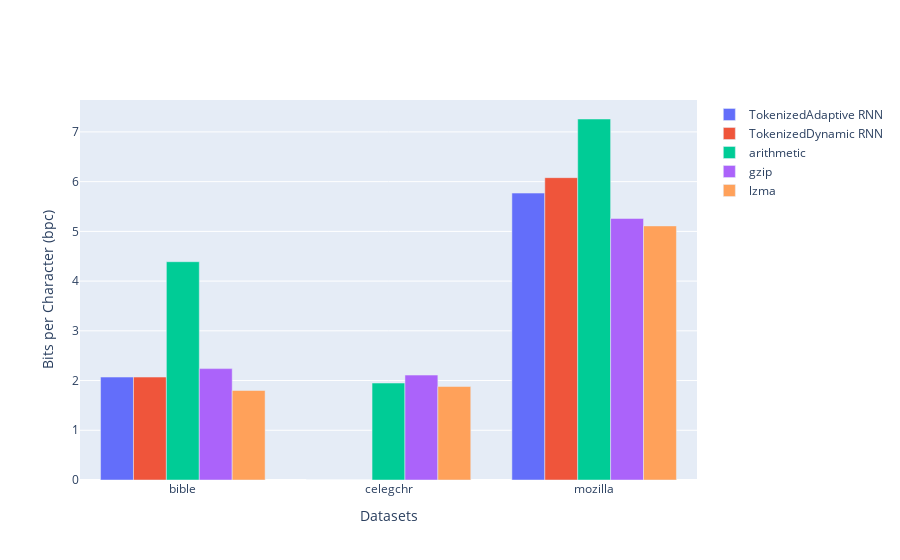

Notebook code for this chart:
### Markdown cell above
## + Tokenized

### Code cell
import plotly.graph_objects as go

# Data extracted from the LaTeX table with tokenized RNN versions
methods = ["TokenizedAdaptive RNN", "TokenizedDynamic RNN", "arithmetic", "gzip", "lzma"]
datasets = ["bible", "celegchr", "mozilla"]
data = {
    "TokenizedAdaptive RNN": [2.07, 0, 5.77],
    "TokenizedDynamic RNN": [2.07, 0, 6.08],
    "arithmetic": [4.39, 1.95, 7.26],
    "gzip": [2.24, 2.11, 5.26],
    "zlib": [2.27, 2.19, 5.26],
    "lzma": [1.8, 1.88, 5.11]
}

fig = go.Figure()

# Add traces for each method
for i, method in enumerate(methods):
    fig.add_trace(go.Bar(
        x=datasets,
        y=data[method],
        name=method
    ))

# Update layout
fig.update_layout(
    xaxis_title='Datasets',
    yaxis_title='Bits per Character (bpc)',
    barmode='group'
)

fig.show()

### Figure 1 — Plotly figure (JSON) as saved in the notebook; plotly's stock layout.template omitted (floating-point values rounded to 4 significant figures)
{"data": [{"name": "TokenizedAdaptive RNN", "type": "bar", "x": ["bible", "celegchr", "mozilla"], "y": [2.07, 0, 5.77]}, {"name": "TokenizedDynamic RNN", "type": "bar", "x": ["bible", "celegchr", "mozilla"], "y": [2.07, 0, 6.08]}, {"name": "arithmetic", "type": "bar", "x": ["bible", "celegchr", "mozilla"], "y": [4.39, 1.95, 7.26]}, {"name": "gzip", "type": "bar", "x": ["bible", "celegchr", "mozilla"], "y": [2.24, 2.11, 5.26]}, {"name": "lzma", "type": "bar", "x": ["bible", "celegchr", "mozilla"], "y": [1.8, 1.88, 5.11]}], "layout": {"barmode": "group", "xaxis": {"title": {"text": "Datasets"}}, "yaxis": {"title": {"text": "Bits per Character (bpc)"}}}}
